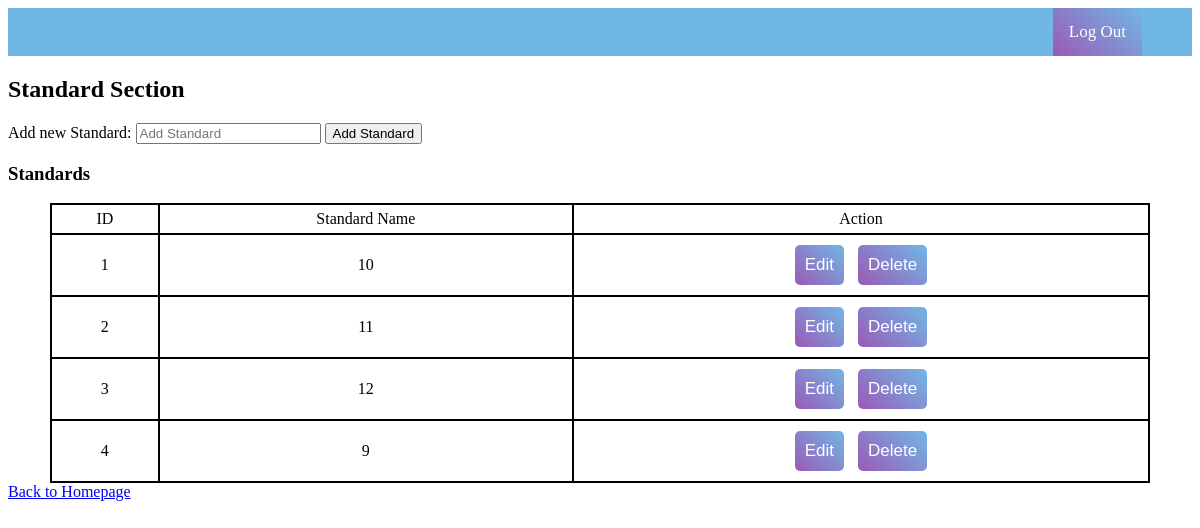
Screenshot of /standard.php (signed in) with the database file from the repository.
### tables this page shows
CREATE TABLE `standards` (
  `id` int NOT NULL,
  `std_name` varchar(50) NOT NULL
);

### standard.php (the view, shortened to what this page needs)
<?php
include_once "header.php";
?>
<!DOCTYPE html>
<html lang="en">
<head>
</head>
<body>
    <h2>Standard Section</h2>
    <form action="" method="post">
        <label for="standard">Add new Standard:</label>
        <input type="text" placeholder="Add Standard" name="standard">
        <input type="submit" name="add_standard" value="Add Standard">
    </form>
    <?php
    include_once "db_connect.php";
    ?>
    <?php
    $query = "select * from standards";
    $result = mysqli_query($conn, $query);
    ?>
    <h3>Standards</h3>
    <table align="center" style="width: 1100px;">
        <tr>
            <td>ID</td>
            <td>Standard Name</td>
            <td>Action</td>
        </tr>
        <?php
        if (mysqli_num_rows($result) > 0) {
            while ($row = mysqli_fetch_assoc($result)) {
        ?>
                <tr>
                    <td><?php echo $row['id']; ?></td>
                    <td><?php echo $row['std_name']; ?></td>
                    <td>
                        <button><a href='standard.php?edit=<?php echo $row["id"] ?>'>Edit</a></button>
                        <button><a href='standard.php?delete=<?php echo $row["id"] ?>'>Delete</a></button>
                    </td>
                <?php
            }
        } else {
                ?>
                <tr>
                    <td colspan="3"> No record Found</td>
                </tr>
            <?php
        }
            ?>
    </table>
    <a href="homepage.php">Back to Homepage</a>
</body>
</html>

### standard.php (style rules this page uses)
table { border: 1px solid black; border-spacing: 0; }
th, td { border: 1px solid black; padding: 5px; text-align: center; }
button { padding: 10px 10px; margin: 5px; background: linear-gradient(-135deg, #71b7e6, #9b59b6); border: none; border-radius: 5px; font-size: 17px; }
button a { text-decoration: none; color: white; }

### rows the page displays
standards: id "1", std_name "10"
standards: id "2", std_name "11"
standards: id "3", std_name "12"
standards: id "4", std_name "9"
